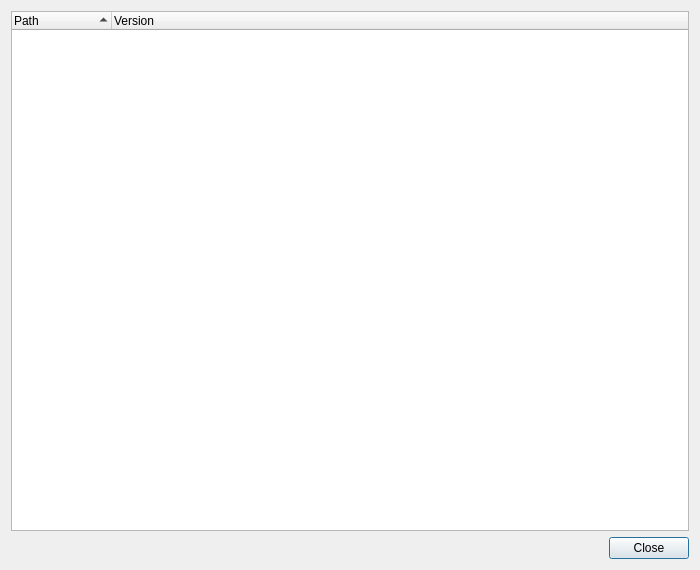
<?xml version="1.0" encoding="UTF-8"?>
<ui version="4.0">
 <class>ProgramsDialog</class>
 <widget class="QDialog" name="ProgramsDialog">
  <property name="geometry">
   <rect>
    <x>0</x>
    <y>0</y>
    <width>700</width>
    <height>570</height>
   </rect>
  </property>
  <property name="windowTitle">
   <string>External Programs</string>
  </property>
  <layout class="QVBoxLayout">
   <item>
    <widget class="QTreeWidget" name="programsList">
     <property name="rootIsDecorated">
      <bool>false</bool>
     </property>
     <property name="sortingEnabled">
      <bool>true</bool>
     </property>
     <column>
      <property name="text">
       <string>Path</string>
      </property>
     </column>
     <column>
      <property name="text">
       <string>Version</string>
      </property>
     </column>
    </widget>
   </item>
   <item>
    <widget class="QDialogButtonBox" name="buttonBox">
     <property name="orientation">
      <enum>Qt::Horizontal</enum>
     </property>
     <property name="standardButtons">
      <set>QDialogButtonBox::Close</set>
     </property>
    </widget>
   </item>
  </layout>
 </widget>
 <resources/>
 <connections>
  <connection>
   <sender>buttonBox</sender>
   <signal>accepted()</signal>
   <receiver>ProgramsDialog</receiver>
   <slot>close()</slot>
   <hints>
    <hint type="sourcelabel">
     <x>155</x>
     <y>546</y>
    </hint>
    <hint type="destinationlabel">
     <x>123</x>
     <y>505</y>
    </hint>
   </hints>
  </connection>
  <connection>
   <sender>buttonBox</sender>
   <signal>rejected()</signal>
   <receiver>ProgramsDialog</receiver>
   <slot>close()</slot>
   <hints>
    <hint type="sourcelabel">
     <x>253</x>
     <y>552</y>
    </hint>
    <hint type="destinationlabel">
     <x>207</x>
     <y>505</y>
    </hint>
   </hints>
  </connection>
 </connections>
</ui>
